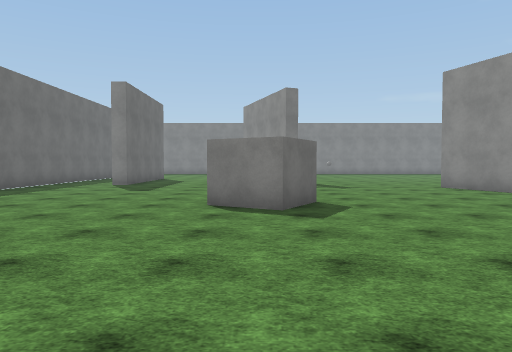
[1] (above)

24 first-person views from a walk through a 3-D level made in the Unity game engine. The camera is 1.5 m above the floor, tilts 2° down and sees 70° across. The floor is counted in squares, 2 m on a side. Each view is taken from the middle of a square. On the plan, view 1 faces up. The plan holds only what a view shows up to about 11 squares ahead; the rest is blank. The player character is not drawn. Some surface patterns are stand-ins.

[2]
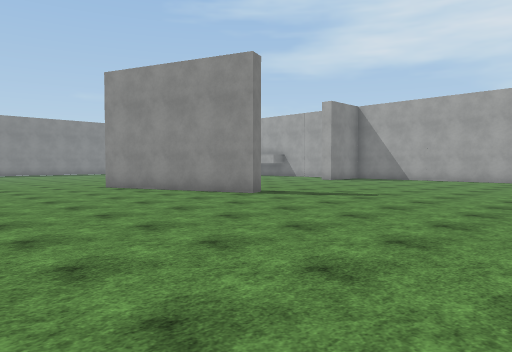

[3]
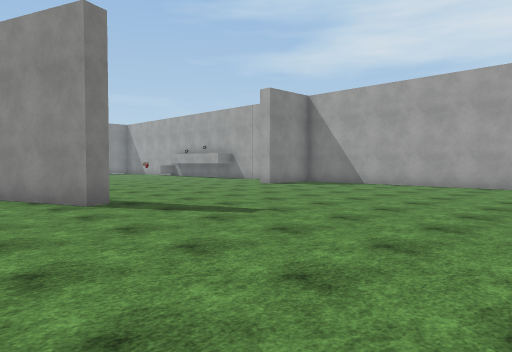

[4]
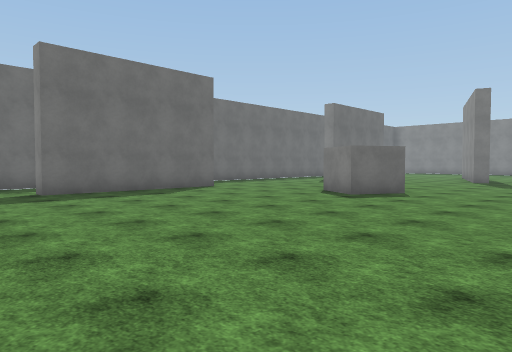

[5]
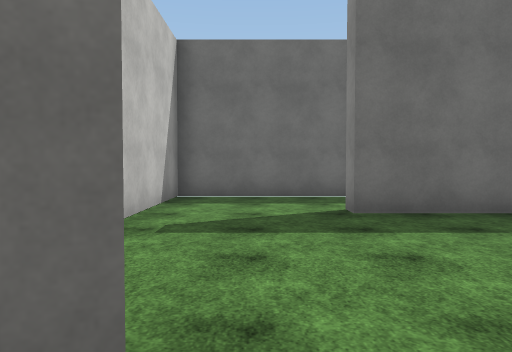

[6]
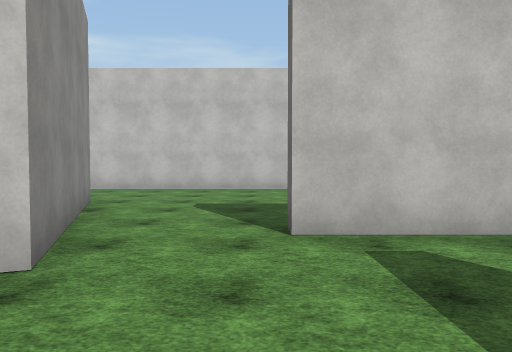

[7]
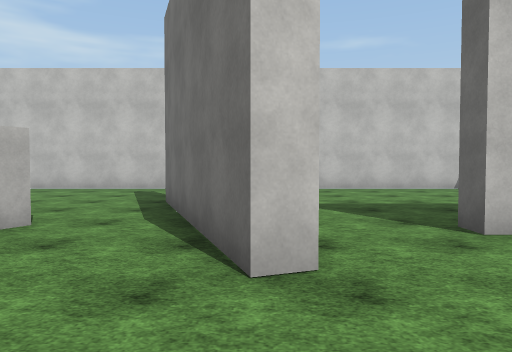

[8]
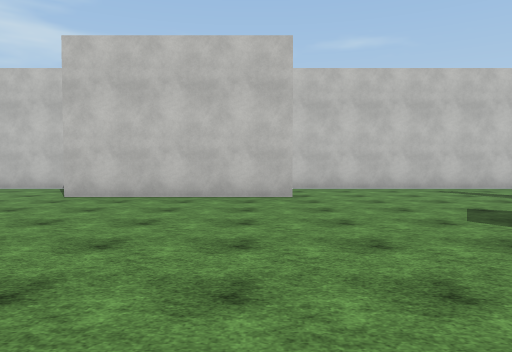

[9]
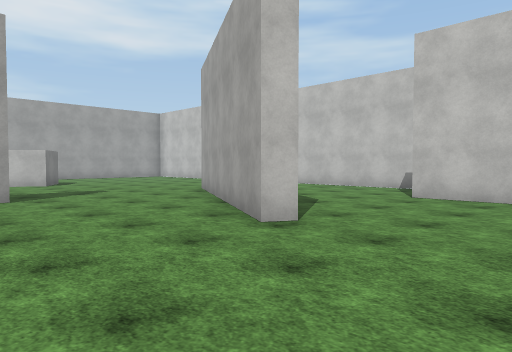

[10]
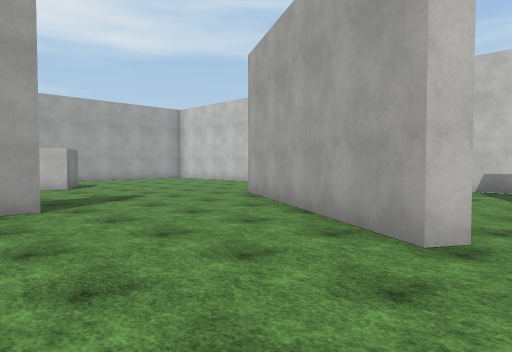

[11]
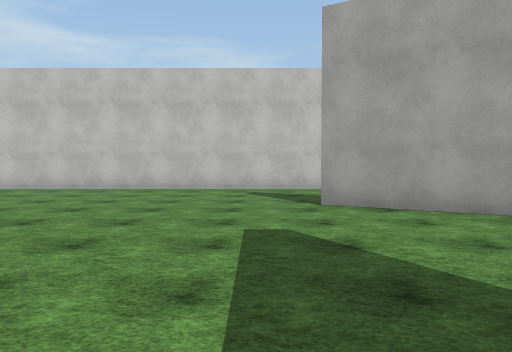

[12]
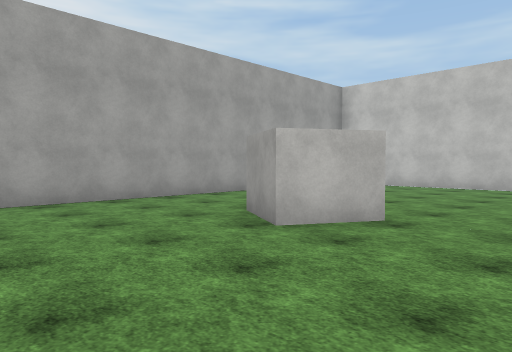

[13]
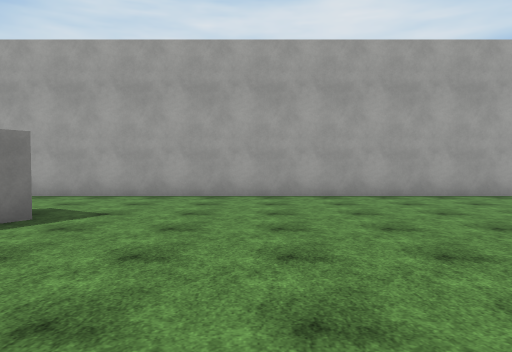

[14]
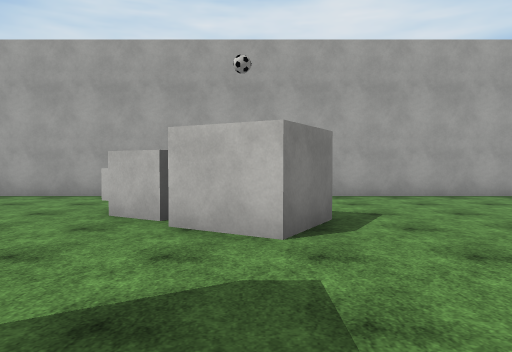

[15]
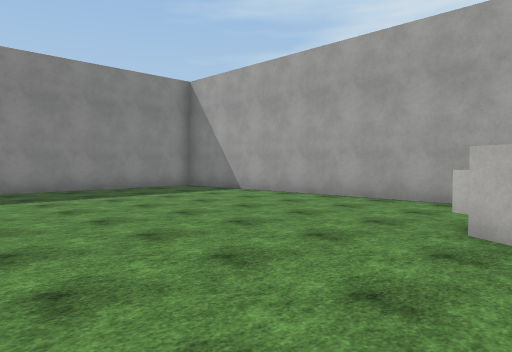

[16]
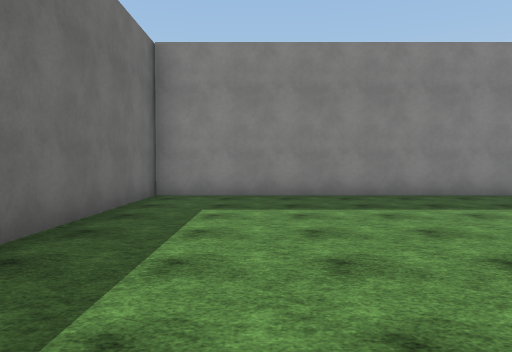

[17]
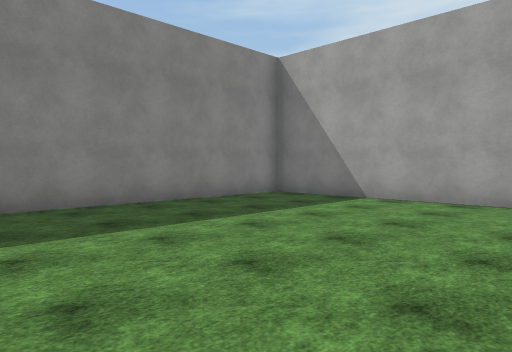

[18]
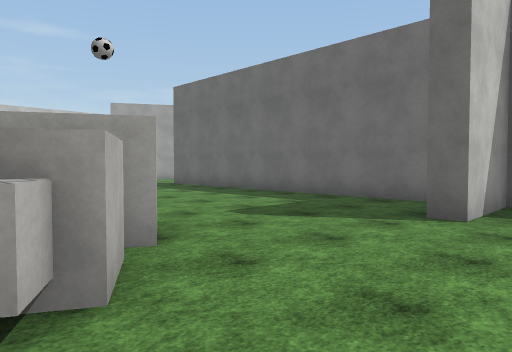

[19]
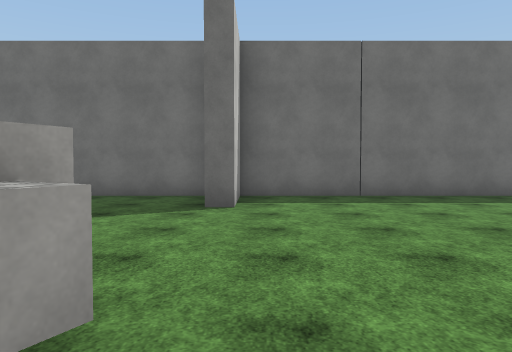

[20]
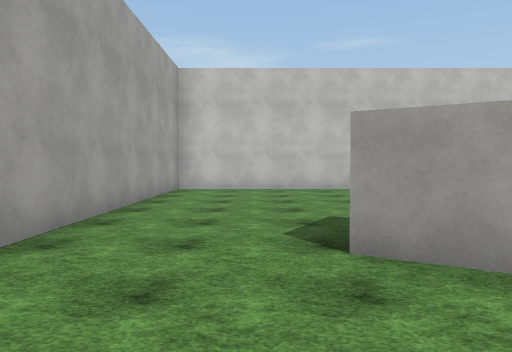

[21]
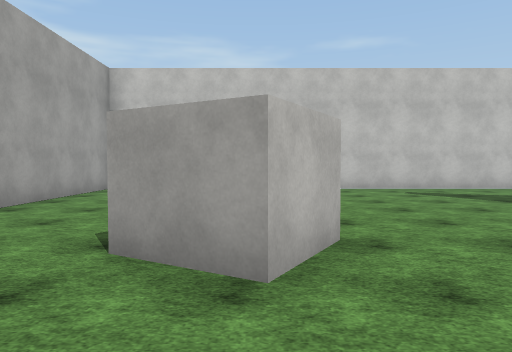

[22]
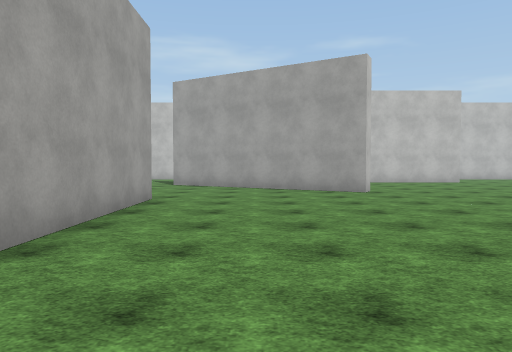

[23]
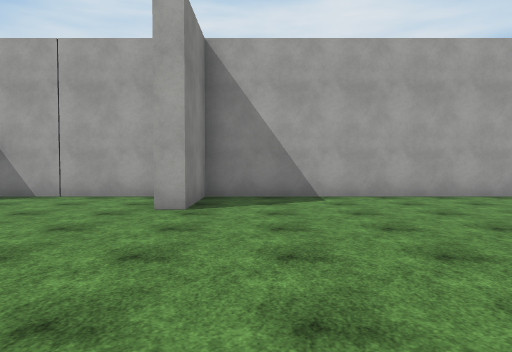

[24]
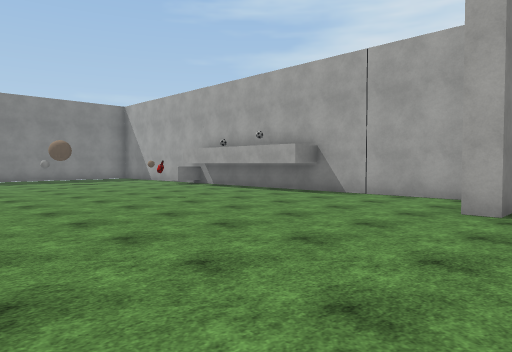

### Floor plan
Points are (right, up) in squares from view 1. A wall is a line through its corners. A room is listed if a view was taken in it or the views show most of it. See-through windows are left out.
Room 1 (views 1, 2, 3, 4, 5, 6, 7, 8, 9, 10, 11, 12, 13, 14, 15, 16, 17, 18, 19, 20, 21, 22, 23, 24)
walls: (7.9, 6.7) (7.4, 6.5) (5.7, 11); (1.2, 7.1) (0.4, 5.8) (-0.9, 6.6); (17.2, 10.2) (17.2, 15.5); (17.7, 8.9) (17.7, 2.8); (11.9, -2.8) (12.2, -2.3) (17.9, -5.6); (17.2, 13.8) (16.2, 13.8) (16.2, 15.5); (17.2, -0.6) (17.2, 9.1) (14.9, 9.1) (14.9, 9.8); (17.7, 15.5) (17.7, 9.6) (19.8, 9.6) (19.8, 9.1); (-4.4, 4.2) (-4.4, 0.5) (-5, 0.5); (7.1, -7) (12.2, -7); (23.9, 6) (23.1, 6.4); (1.3, -6.3) (-0.4, -1.5) (0, -1.3) (1.7, -6); (-7.3, 11) (-7.3, 10.2); (22.7, -2.9) (22.2, -2.6) (22.9, -1.3) (24.3, -2); (12.9, -9.7) (27.2, -9.7) (27.2, 8.1); (-7.3, 1.1) (-7.3, -2.8) (-2.4, -2.8) (-2.4, -3.4); (27.2, 9.9) (27.2, 18.4) (17.7, 18.4) (17.7, 17.4); (-6, -9.7) (7, -9.7)
objects: other object (17, 16); ball (23, 7); cube (24, 8) to (25, 8); cube (25, 9)

Positions as (right, up) in squares from view 1, and headings:
1: (0, 0), facing up
2: (1, 0), facing up-right
3: (5, 0), facing up-right
4: (5, -2), facing up-left
5: (1, -1), facing left
6: (-2, 1), facing down
7: (0, 1), facing down
8: (8, 1), facing down
9: (9, 1), facing down-right
10: (11, 1), facing down-right
11: (19, 1), facing down
12: (20, 2), facing down-right
13: (19, 3), facing right
14: (19, 7), facing right
15: (20, 8), facing up-right
16: (20, 10), facing up
17: (20, 12), facing up-right
18: (25, 11), facing down-left
19: (26, 10), facing left
20: (25, 1), facing down
21: (23, 1), facing down
22: (15, 7), facing down
23: (9, 8), facing right
24: (9, 8), facing up-right
